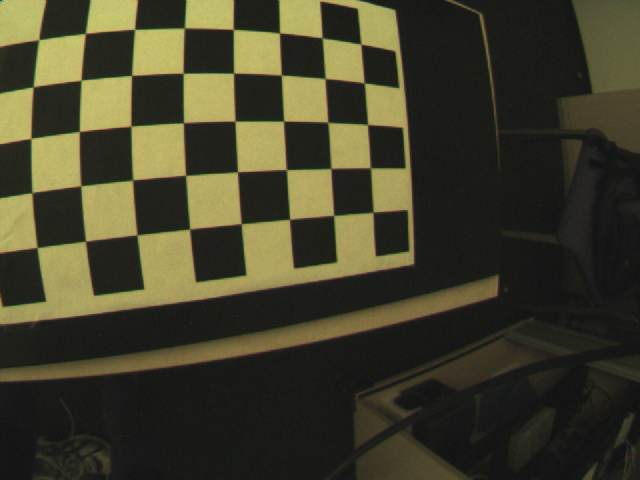
#> input picture 3D_Computer_Vision/Exercise 02/data/00000.jpg, 640 x 480 px; its folder holds 4 pictures in this run
$ python main.py
#> lines starting #> are read from the running program, lines starting #| are printed output that depends on the picture; after the words box and inside, x2 and y2 are one past the last pixel; in counts of white or black regions, pixels touching at a corner belong together
import os, sys
import numpy as np
import cv2 as cv

import scipy.io as io


def project_points(X, K, R, T, distortion_flag=False, distortion_params=None):
        """
        Your implementation goes here!
        """
        # Project points from 3d world coordinates to 2d image coordinates
        X_camera = np.matmul(R, X) + T
        X_camera = X_camera / X_camera[2, :] # Normalize

        if distortion_flag:
            radiusSq = (X_camera[0, :] * X_camera[0, :]) + (X_camera[1, :] * X_camera[1, :])
            X_camera = X_camera * (1 + (distortion_params[0] * radiusSq) + (distortion_params[1] * (radiusSq * radiusSq)) + (distortion_params[4] * (radiusSq * radiusSq * radiusSq)))
            # X_camera = (X_camera * (1 + (distortion_params[0] * radiusSq) + (distortion_params[1] * (radiusSq * radiusSq)) + (distortion_params[4] * (radiusSq * radiusSq * radiusSq)))
            #                 + (2 * distortion_params[2] * X_camera[0,:] * X_camera[1,:]) + distortion_params[3] * (radiusSq + (2 * X_camera * X_camera)))

        X_camera[2, :] = 1.0
        X_camera = np.matmul(K, X_camera)
        X_camera = X_camera[:2, :]

        return X_camera

def project_and_draw(out_name, imgOrig, X_3d, K, R, T, distortion_flag, distortion_parameters):
    """
        Your implementation goes here!
    """
    # call your "project_points" function to project 3D points to camera coordinates
    cameraCoords = project_points(X_3d, K, R, T, distortion_flag, distortion_parameters)
    img = imgOrig.copy()

    # draw the projected points on the image and save your output image here
    for i in range(cameraCoords.shape[1]):
        currentPoint = cameraCoords[:, i]
        currentPoint = currentPoint.astype(int)
        if distortion_flag:
            color = (0, 255, 0)
        else:
            color = (0, 0, 255)
        cv.circle(img, tuple(currentPoint.tolist()), 3, color, -1)
    cv.imwrite(out_name, img)

    return True

if __name__ == '__main__':
    base_folder = './data/'

    image_num = 1
    data = io.loadmat('./data/ex1.mat')
#> (reads 3D_Computer_Vision/Exercise 02/data/ex1.mat from the repository)
    X_3D = data['X_3D'][0]
    TVecs = data['TVecs']       # Translation vector: as the world origin is seen from the camera coordinates
    RMats = data['RMats']       # Rotation matrices: converts coordinates from world to camera
    kc = data['dist_params']    # Distortion parameters
    Kintr = data['intinsic_matrix'] # K matrix of the cameras

    imgs = [cv.imread(base_folder+str(i).zfill(5)+'.jpg') for i in range(TVecs.shape[0])]
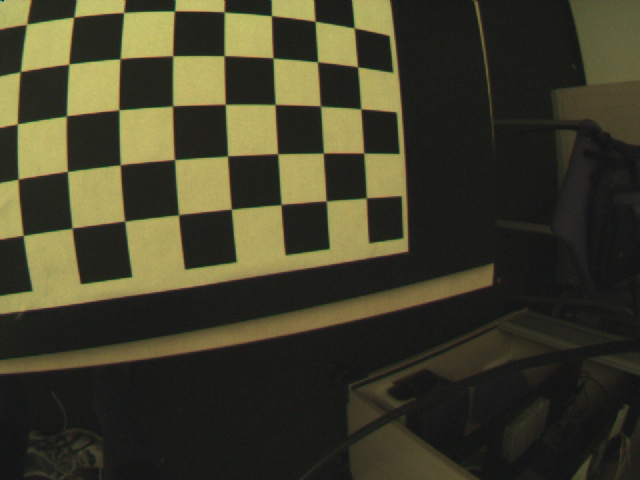
#> input picture 3D_Computer_Vision/Exercise 02/data/00001.jpg, 640 x 480 px
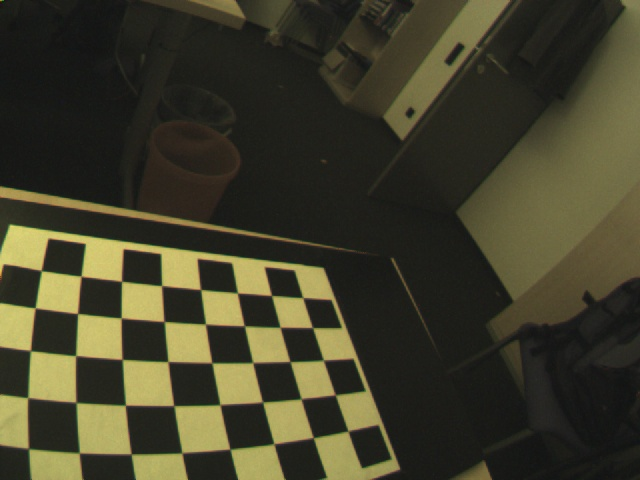
#> input picture 3D_Computer_Vision/Exercise 02/data/00002.jpg, 640 x 480 px
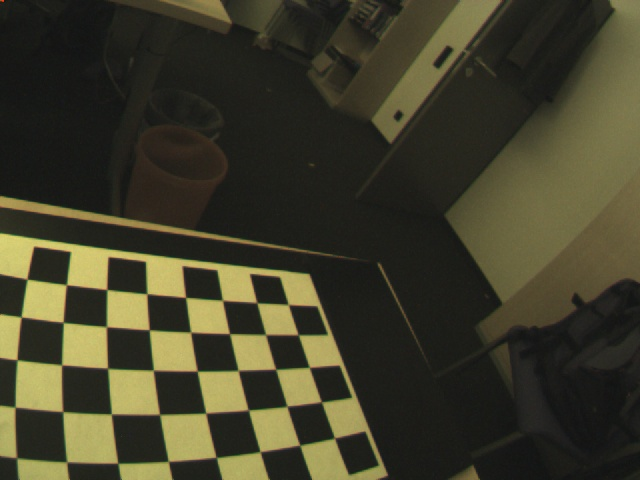
#> input picture 3D_Computer_Vision/Exercise 02/data/00003.jpg, 640 x 480 px
#> imgs = 25 items

    project_and_draw("out.png", imgs[image_num], X_3D, Kintr, RMats[image_num], TVecs[image_num], False, kc)
#> in project_and_draw, img is the input picture: shape (480, 640, 3); mean B, G, R 41.9, 62.1, 64.2
#> the loop in project_and_draw, `for i in range(cameraCoords.shape[1]):` made 40 passes
#> currentPoint on passes 1 to 12: [366, 197], [326, 200], [280, 204], [229, 208], [171, 213], [104, 218], [26, 224], [-64, 231], [364, 150], [323, 151], [276, 151], [224, 152]
#> after the loop in project_and_draw, `for i in range(cameraCoords.shape[1]):`:
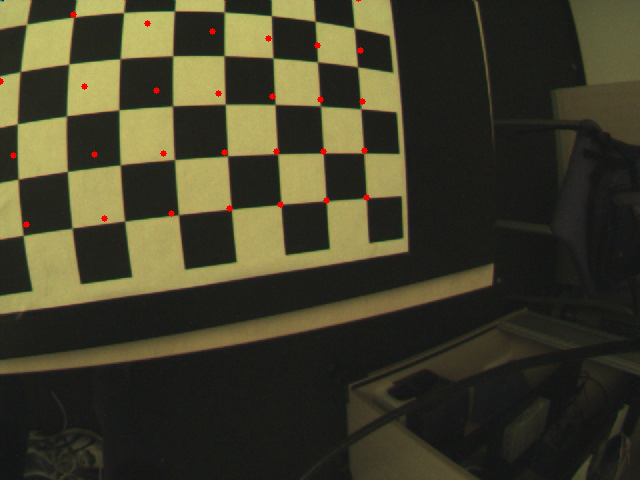
#> img: shape (480, 640, 3); 0.25% of pixels changed, all inside (x1, y1, x2, y2) = (0, 0, 370, 228)
    project_and_draw("out-radial.png", imgs[image_num], X_3D, Kintr, RMats[image_num], TVecs[image_num], True, kc)
#> call 2 of project_and_draw, with out_name = 'out-radial.png', X_3d = array of shape (3, 40), K = array of shape (3, 3), R = array of shape (3, 3), T = array of shape (3, 1), distortion_flag = True, distortion_parameters = array of shape (5, 1)
#> the loop in project_and_draw (call 2), `for i in range(cameraCoords.shape[1]):` made 40 passes
#> currentPoint on passes 1 to 12: [365, 197], [326, 200], [281, 204], [231, 209], [178, 214], [124, 221], [71, 228], [23, 235], [363, 152], [323, 153], [277, 153], [227, 156]
#> after the loop in project_and_draw (call 2), `for i in range(cameraCoords.shape[1]):`:
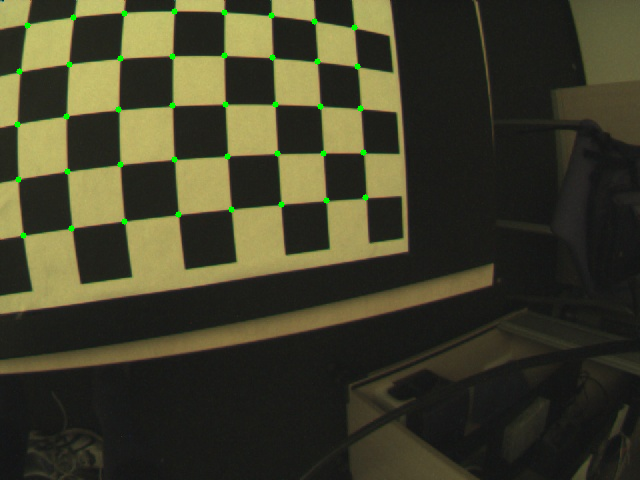
#> img: shape (480, 640, 3); 0.38% of pixels changed, all inside (x1, y1, x2, y2) = (14, 8, 369, 239)
